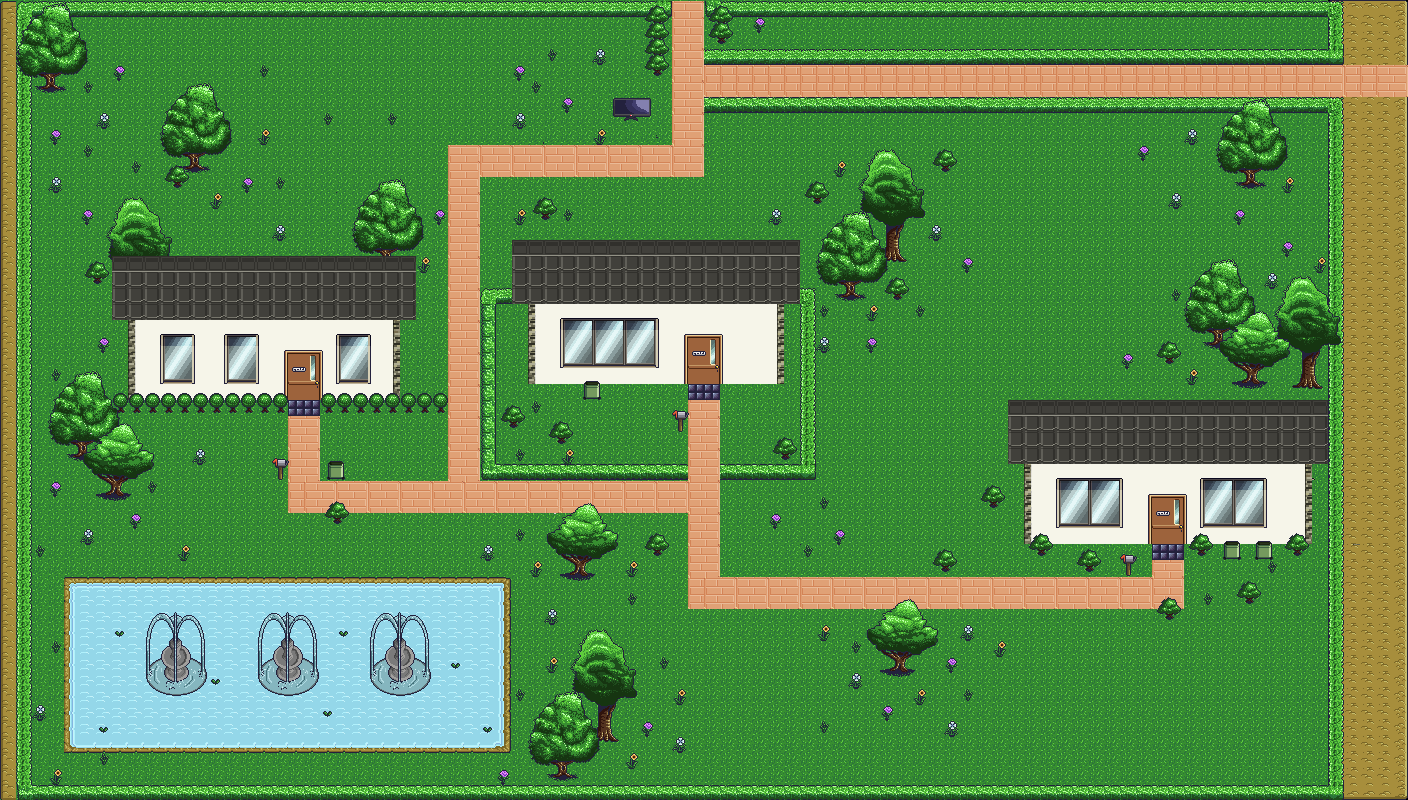

The image is a tile-based game level rendered from a .tmx file. Its description and source (layers, tilesets, objects; grid data summarised) follow:
An orthogonal 88x50 tile map with 16x16 px tiles, 7 tile layers (Ground, Fleur/Chemin, Arbre, Maison, ...), 2 tilesets and 33 objects (24x Obstacle, 4x ChangeScene, 3x House, Interactive, Perso).

<map version="1.9" tiledversion="1.9.2" orientation="orthogonal" renderorder="right-down" width="88" height="50" tilewidth="16" tileheight="16" infinite="0" nextlayerid="19" nextobjectid="181">
 <tileset firstgid="1" source="tiles_sets/village.tsx" />
 <tileset firstgid="3421" source="tiles_sets/moutarde_home.tsx" />
 <layer id="1" name="Ground" width="88" height="50">
  <data>[4400 cells, 4400 non-empty, 10 distinct tile ids]</data>
 </layer>
 <layer id="2" name="Fleur/Chemin" width="88" height="50" offsetx="0" offsety="1.33333">
  <data>[4400 cells, 1235 non-empty, 67 distinct tile ids]</data>
 </layer>
 <layer id="3" name="Arbre" width="88" height="50">
  <data>[4400 cells, 462 non-empty, 130 distinct tile ids]</data>
 </layer>
 <layer id="4" name="Maison" width="88" height="50">
  <data>[4400 cells, 740 non-empty, 89 distinct tile ids]</data>
 </layer>
 <layer id="5" name="MaisonFacade" width="88" height="50">
  <data>[4400 cells, 194 non-empty, 67 distinct tile ids]</data>
 </layer>
 <layer id="7" name="MaisonDeco" width="88" height="50">
  <data>[4400 cells, 90 non-empty, 6 distinct tile ids]</data>
 </layer>
 <layer id="8" name="DecoExtérieur" width="88" height="50">
  <data>[4400 cells, 68 non-empty, 20 distinct tile ids]</data>
 </layer>
 <objectgroup id="12" name="ChangeScenePoints">
  <object id="84" name="ToVillage2" class="ChangeScene" x="672" y="15" width="32" height="16" />
  <object id="85" name="ToMyrtilleHouse" class="ChangeScene" x="688" y="384" width="32" height="16" />
  <object id="86" name="ToBrocoliHouse" class="ChangeScene" x="1152" y="544" width="32" height="16" />
  <object id="107" name="ToMoutardeHouse" class="ChangeScene" x="288" y="400" width="32" height="16" />
 </objectgroup>
 <objectgroup id="11" name="Obstacles">
  <object id="122" name="Fountain" class="Obstacle" x="18.6667" y="516" width="569.334" height="34.6663" />
  <object id="125" name="TopRightScreen" class="Obstacle" x="704" y="0" width="704" height="16" />
  <object id="128" name="RightScreen" class="Obstacle" x="1331.33" y="1.33333" width="76.6667" height="798.667" />
  <object id="129" name="BottomScreen" class="Obstacle" x="16" y="784" width="1376" height="16" />
  <object id="130" name="TopLeftScreen" class="Obstacle" x="0" y="0" width="672" height="16" />
  <object id="131" name="LeftScreen" class="Obstacle" x="0" y="16" width="16" height="768" />
  <object id="133" name="MoutardeHouse" class="House" x="128" y="320" width="272" height="80" />
  <object id="134" name="MoutardeRoof" class="Obstacle" x="112" y="256" width="304" height="64" />
  <object id="140" name="MyrtilleHouse" class="House" x="528.667" y="303.333" width="256" height="81.3333" />
  <object id="145" name="BrocoliHouse" class="House" x="1024.67" y="461.333" width="288" height="82" />
  <object id="149" name="MyrtilleRoof" class="Obstacle" x="513.333" y="241.333" width="285.333" height="60.6667" />
  <object id="151" name="BrocoliRoof" class="Obstacle" x="1008" y="400.667" width="322.667" height="91.5" />
  <object id="153" class="Obstacle" x="328.667" y="176" width="110.667" height="279.333" />
  <object id="154" class="Obstacle" x="488.667" y="288.667" width="198" height="166" />
  <object id="155" class="Obstacle" x="254" y="388" width="24.6667" height="160.667" />
  <object id="157" class="Obstacle" x="509.333" y="516.667" width="177.333" height="108.667" />
  <object id="158" class="Obstacle" x="722" y="289.333" width="26" height="262" />
  <object id="165" class="Obstacle" x="705.333" y="18" width="622" height="12" />
  <object id="166" class="Obstacle" x="707" y="98.6666" width="622" height="15.3334" />
  <object id="167" class="Obstacle" x="638.667" y="11.3333" width="32.6667" height="64.6667" />
  <object id="171" class="Obstacle" x="565.333" y="613.333" width="815.333" height="66" />
  <object id="172" class="Obstacle" x="730.667" y="457.333" width="418" height="94" />
  <object id="173" class="Obstacle" x="490" y="182" width="240.667" height="106.667" />
  <object id="174" class="Obstacle" x="424" y="77.3333" width="246.667" height="47.3333" />
  <object id="176" class="Obstacle" x="707.333" y="114" width="34.6667" height="68" />
  <object id="177" class="Obstacle" x="404" y="125.333" width="35.3333" height="50" />
  <object id="178" class="Obstacle" x="1192.17" y="458.333" width="57.1667" height="201" />
  <object id="180" name="TV" class="Interactive" x="624.586" y="123.349" width="12.8182" height="12.1061" />
 </objectgroup>
 <objectgroup id="10" name="SpawnPoints">
  <object id="38" name="Player" class="Perso" x="464" y="496" width="16" height="16" />
 </objectgroup>
</map>
